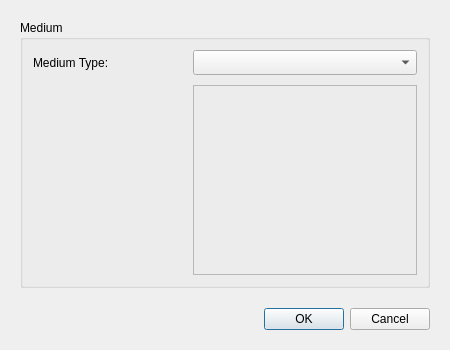
<?xml version="1.0" encoding="UTF-8"?>
<ui version="4.0">
 <class>DefineMediumDialog</class>
 <widget class="QDialog" name="DefineMediumDialog">
  <property name="geometry">
   <rect>
    <x>0</x>
    <y>0</y>
    <width>450</width>
    <height>350</height>
   </rect>
  </property>
  <property name="windowTitle">
   <string>Light Medium</string>
  </property>
  <layout class="QVBoxLayout" name="verticalLayout">
   <property name="spacing">
    <number>20</number>
   </property>
   <property name="margin">
    <number>20</number>
   </property>
   <item>
    <widget class="QGroupBox" name="mediumBox">
     <property name="title">
      <string>Medium</string>
     </property>
     <layout class="QGridLayout" name="mediumLayout">
      <property name="margin">
       <number>10</number>
      </property>
      <property name="spacing">
       <number>10</number>
      </property>
      <item row="0" column="0">
       <widget class="QLabel" name="mediumLabel">
        <property name="minimumSize">
         <size>
          <width>150</width>
          <height>25</height>
         </size>
        </property>
        <property name="maximumSize">
         <size>
          <width>150</width>
          <height>16777215</height>
         </size>
        </property>
        <property name="text">
         <string>Medium Type:</string>
        </property>
       </widget>
      </item>
      <item row="0" column="1">
       <widget class="QComboBox" name="mediumCombo">
        <property name="minimumSize">
         <size>
          <width>200</width>
          <height>25</height>
         </size>
        </property>
        <property name="maximumSize">
         <size>
          <width>16777215</width>
          <height>16777215</height>
         </size>
        </property>
       </widget>
      </item>
      <item row="1" column="1">
       <widget class="QFrame" name="mediumParametersFrame">
        <property name="minimumSize">
         <size>
          <width>200</width>
          <height>0</height>
         </size>
        </property>
        <property name="maximumSize">
         <size>
          <width>16777215</width>
          <height>16777215</height>
         </size>
        </property>
        <property name="frameShape">
         <enum>QFrame::StyledPanel</enum>
        </property>
        <property name="frameShadow">
         <enum>QFrame::Raised</enum>
        </property>
       </widget>
      </item>
     </layout>
    </widget>
   </item>
   <item>
    <widget class="QDialogButtonBox" name="buttonBox">
     <property name="orientation">
      <enum>Qt::Horizontal</enum>
     </property>
     <property name="standardButtons">
      <set>QDialogButtonBox::Cancel|QDialogButtonBox::Ok</set>
     </property>
    </widget>
   </item>
  </layout>
 </widget>
 <resources/>
 <connections>
  <connection>
   <sender>buttonBox</sender>
   <signal>accepted()</signal>
   <receiver>DefineMediumDialog</receiver>
   <slot>accept()</slot>
   <hints>
    <hint type="sourcelabel">
     <x>248</x>
     <y>254</y>
    </hint>
    <hint type="destinationlabel">
     <x>157</x>
     <y>274</y>
    </hint>
   </hints>
  </connection>
  <connection>
   <sender>buttonBox</sender>
   <signal>rejected()</signal>
   <receiver>DefineMediumDialog</receiver>
   <slot>reject()</slot>
   <hints>
    <hint type="sourcelabel">
     <x>316</x>
     <y>260</y>
    </hint>
    <hint type="destinationlabel">
     <x>286</x>
     <y>274</y>
    </hint>
   </hints>
  </connection>
 </connections>
</ui>
